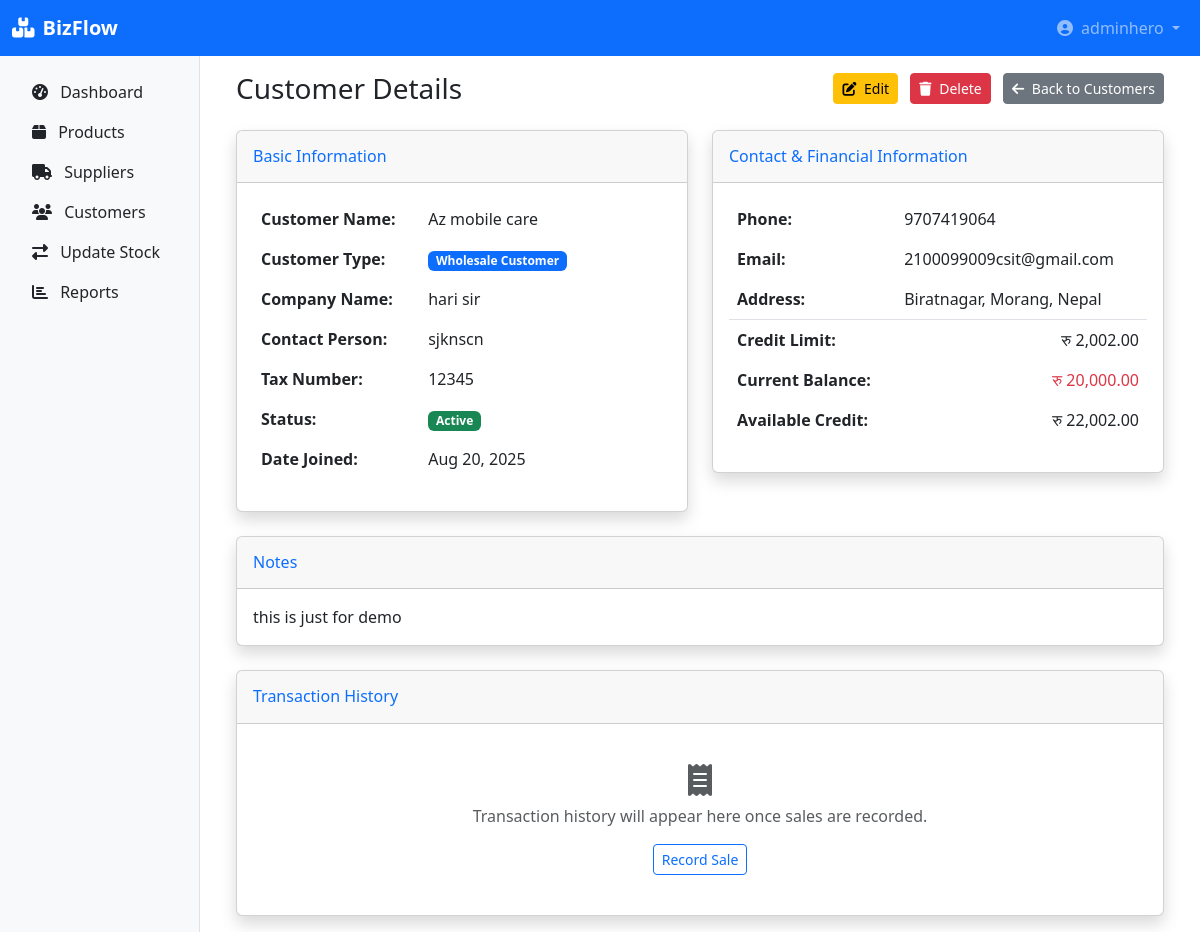
The app's page /customer/1/ (signed in) with its own data.
### inventory/models.py (models this page shows, shortened)
class Customer(models.Model):
    CUSTOMER_TYPES = (
        ('RETAIL', 'Retail Customer'),
        ('WHOLESALE', 'Wholesale Customer'),
        ('BUSINESS', 'Business Client'),
    )
    name = models.CharField(max_length=200)
    customer_type = models.CharField(max_length=20, choices=CUSTOMER_TYPES, default='RETAIL')
    email = models.EmailField(blank=True, null=True)
    phone = models.CharField(max_length=15)
    address = models.TextField(blank=True, null=True)
    company_name = models.CharField(max_length=200, blank=True, null=True)
    contact_person = models.CharField(max_length=100, blank=True, null=True)
    tax_number = models.CharField(max_length=50, blank=True, null=True)  # VAT/PAN number
    credit_limit = models.DecimalField(max_digits=12, decimal_places=2, default=0.00)
    current_balance = models.DecimalField(max_digits=12, decimal_places=2, default=0.00)
    is_active = models.BooleanField(default=True)
    notes = models.TextField(blank=True, null=True)
    date_joined = models.DateTimeField(auto_now_add=True)
    class Meta:
        ordering = ['name']

### inventory/views.py (the view)
# urls.py: path('customer/<int:pk>/', views.customer_detail, name='customer_detail'),
@login_required
def customer_detail(request, pk):
    customer = get_object_or_404(Customer, pk=pk)
    return render(request, 'inventory/customer_detail.html', {'customer': customer})

### inventory/templates/inventory/customer_detail.html (shortened to what this page needs)
{% extends 'inventory/base.html' %}
{% load humanize %}
{% block content %}
<div class="container-fluid">
    <div class="d-sm-flex align-items-center justify-content-between mb-4">
    <h1 class="h3 mb-0 text-gray-800">Customer Details</h1>
    <div>
        <a href="{% url 'edit_customer' customer.pk %}" class="btn btn-warning btn-sm me-2">
            <i class="fas fa-edit me-1"></i> Edit
        </a>
        <a href="{% url 'delete_customer' customer.pk %}" class="btn btn-danger btn-sm me-2">
            <i class="fas fa-trash me-1"></i> Delete
        </a>
        <a href="{% url 'customer_list' %}" class="btn btn-secondary btn-sm">
            <i class="fas fa-arrow-left me-1"></i> Back to Customers
        </a>
    </div>
</div>
    <div class="row">
        <div class="col-lg-6">
            <div class="card shadow mb-4">
                <div class="card-header py-3">
                    <h6 class="m-0 font-weight-bold text-primary">Basic Information</h6>
                </div>
                <div class="card-body">
                    <table class="table table-borderless">
                        <tr><th width="40%">Customer Name:</th><td>{{ customer.name }}</td></tr>
                        <tr><th>Customer Type:</th><td><span class="badge bg-primary">{{ customer.get_customer_type_display }}</span></td></tr>
                        <tr><th>Company Name:</th><td>{{ customer.company_name|default:"Not specified" }}</td></tr>
                        <tr><th>Contact Person:</th><td>{{ customer.contact_person|default:"Not specified" }}</td></tr>
                        <tr><th>Tax Number:</th><td>{{ customer.tax_number|default:"Not specified" }}</td></tr>
                        <tr><th>Status:</th><td><span class="badge {% if customer.is_active %}bg-success{% else %}bg-secondary{% endif %}">{% if customer.is_active %}Active{% else %}Inactive{% endif %}</span></td></tr>
                        <tr><th>Date Joined:</th><td>{{ customer.date_joined|date:"M d, Y" }}</td></tr>
                    </table>
                </div>
            </div>
        </div>
        <div class="col-lg-6">
            <div class="card shadow mb-4">
                <div class="card-header py-3">
                    <h6 class="m-0 font-weight-bold text-primary">Contact & Financial Information</h6>
                </div>
                <div class="card-body">
                    <table class="table table-borderless">
                        <tr><th width="40%">Phone:</th><td>{{ customer.phone }}</td></tr>
                        <tr><th>Email:</th><td>{{ customer.email|default:"Not specified" }}</td></tr>
                        <tr><th>Address:</th><td>{{ customer.address|default:"Not specified" }}</td></tr>
                        <tr class="border-top"><th>Credit Limit:</th><td class="text-end">रु {{ customer.credit_limit|floatformat:2|intcomma }}</td></tr>
                        <tr><th>Current Balance:</th><td class="text-end {% if customer.current_balance > 0 %}text-danger{% else %}text-success{% endif %}">रु {{ customer.current_balance|floatformat:2|intcomma }}</td></tr>
                        <tr><th>Available Credit:</th><td class="text-end">रु {{ customer.credit_limit|add:customer.current_balance|floatformat:2|intcomma }}</td></tr>
                    </table>
                </div>
            </div>
        </div>
    </div>
    {% if customer.notes %}
    <div class="card shadow mb-4">
        <div class="card-header py-3">
            <h6 class="m-0 font-weight-bold text-primary">Notes</h6>
        </div>
        <div class="card-body">
            <p class="mb-0">{{ customer.notes }}</p>
        </div>
    </div>
    {% endif %}
    <div class="card shadow">
        <div class="card-header py-3">
            <h6 class="m-0 font-weight-bold text-primary">Transaction History</h6>
        </div>
        <div class="card-body">
            <div class="text-center py-4">
                <i class="fas fa-receipt fa-2x text-muted mb-2"></i>
                <p class="text-muted">Transaction history will appear here once sales are recorded.</p>
                <a href="#" class="btn btn-sm btn-outline-primary">Record Sale</a>
            </div>
        </div>
    </div>
</div>
{% endblock %}

### inventory/templates/inventory/base.html (shortened to what this page needs)
<!DOCTYPE html>
<html lang="en">
<head>
    <link href="https://cdn.jsdelivr.net/npm/bootstrap@5.3.0/dist/css/bootstrap.min.css" rel="stylesheet">
    <link rel="stylesheet" href="https://cdnjs.cloudflare.com/ajax/libs/font-awesome/6.4.0/css/all.min.css">
</head>
<body>
    <nav class="navbar navbar-expand-lg navbar-dark bg-primary">
        <div class="container-fluid">
            <a class="navbar-brand" href="{% url 'dashboard' %}"><i class="fas fa-boxes me-2"></i><strong>BizFlow</strong></a>
            <div class="collapse navbar-collapse" id="navbarNav">
                <ul class="navbar-nav ms-auto">
                    <li class="nav-item dropdown">
                        <a class="nav-link dropdown-toggle" href="#" role="button" data-bs-toggle="dropdown">
                            <i class="fas fa-user-circle me-1"></i> {{ user.username }}
                        </a>
                    </li>
                </ul>
            </div>
        </div>
    </nav>
    <div class="container-fluid">
        <div class="row">
            <div class="col-md-3 col-lg-2 sidebar d-md-block p-3">
                <nav class="nav flex-column">
    <a class="nav-link text-dark" href="{% url 'dashboard' %}"><i class="fas fa-tachometer-alt me-2"></i> Dashboard</a>
    <a class="nav-link text-dark" href="{% url 'product_list' %}"><i class="fas fa-box me-2"></i> Products</a>
    <a class="nav-link text-dark" href="{% url 'supplier_list' %}"><i class="fas fa-truck me-2"></i> Suppliers</a>
    <a class="nav-link text-dark" href="{% url 'customer_list' %}"><i class="fas fa-users me-2"></i> Customers</a>
    <a class="nav-link text-dark" href="{% url 'add_stock_transaction' %}"><i class="fas fa-exchange-alt me-2"></i> Update Stock</a>
    <a class="nav-link text-dark" href="{% url 'reports_dashboard' %}"><i class="fas fa-chart-bar me-2"></i> Reports</a>
                </nav>
            </div>
            <main class="col-md-9 col-lg-10 ms-sm-auto px-4 py-3">
                {% block content %}{% endblock content %}
            </main>
        </div>
    </div>
</body>
</html>

### inventory/templates/inventory/base.html (style rules this page uses)
.sidebar { min-height: calc(100vh - 56px); background-color: #f8f9fa; border-right: 1px solid #dee2e6; }

### records on screen
Customer: name "Az mobile care", customer_type "Wholesale Customer", company_name "hari sir", contact_person "sjknscn", tax_number "12345", date_joined "Aug 20, 2025", phone "9707419064", email "2100099009csit@gmail.com", address "Biratnagar, Morang, Nepal", credit_limit "2,002.00", current_balance "20,000.00", credit_limit|add "22,002.00", notes "this is just for demo"

### other values on screen
{{ user.username }} "adminhero"
